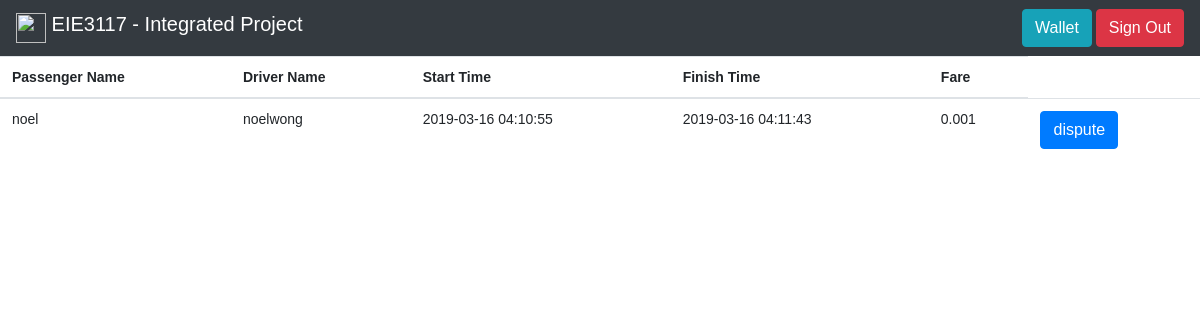
Screenshot of /passenger/history.php (signed in) with the database file from the repository.
### tables this page shows
CREATE TABLE `history` (
  `requestNo` int(11) NOT NULL,
  `passengerName` varchar(20) NOT NULL,
  `driverName` varchar(20) NOT NULL,
  `startTime` datetime NOT NULL,
  `finishTime` datetime NOT NULL,
  `fare` double NOT NULL,
  `status` int(11) NOT NULL COMMENT 'Request = 0, Confirmed = 1, Cancelled = 2, Finished = 3, Dispute = 4, Accept_dispute = 5, Reject_dispute = 6',
  `reason` varchar(200) NOT NULL
);

### passenger/history.php (the view, shortened to what this page needs)
<?php
require_once "../config.php";
?>
<!DOCTYPE html>
<html>
<head>
  <link rel="stylesheet" href="https://stackpath.bootstrapcdn.com/bootstrap/4.1.1/css/bootstrap.min.css">
</head>
<body>
  <nav class="navbar navbar-dark bg-dark sticky-top" >
      <div class="navbar-brand" >
        <a href="../home.php" class="btn_home">
          <img src="photo/polyu.png" width="30" height="30" class="d-inline-block align-top" alt="">
          EIE3117 - Integrated Project
        </a>
      </div>
      <ul class="nav justify-content-end">
        <li class="nav-item">
          <button onclick="window.location.href='.././wallet/save-wallet.php'" type="button" class="btn btn-info">Wallet</button>
         <a href="logout.php" class="btn btn-danger">Sign Out</a>
        </li>
      </ul>
  </nav>
 <table class="table table-striped table-hover">
        <thead>
            <tr>
                <th>Passenger Name</th>
                <th>Driver Name</th>
                <th>Start Time</th>
                <th>Finish Time</th>
                <th>Fare</th>
            </tr>
            <?php
$sql = "SELECT * FROM history WHERE status = 3 ";
    if($stmt = $pdo->prepare($sql)){
  $stmt->bindParam(":username", $param_username, PDO::PARAM_STR);
    if($stmt->execute())
    {
        if($stmt->rowCount() >= 1)
        {
            $records = $stmt->fetchAll();
            foreach ($records as $record) {
                echo "<tr>";
                echo "<td>";
                echo $record['passengerName'];
                echo "</td>";
                  echo "<td>";
                echo $record['driverName'];
                echo "</td>";
                echo "<td>";
                echo $record['startTime'];
                echo "</td>";
                echo "<td>";
                echo $record['finishTime'];
                echo "</td>";
                echo "<td>";
                echo $record['fare'];
                echo "</td>";
                echo "<td>";
                echo "<form action='passenger_dispute_page.php' method='post'>";
                echo "<button type='submit' class='btn btn-primary'>dispute</button>";
                echo "</form>";
                echo "</td>";
                echo "</tr>";
            }
        }
    }
}
?>
        </thead>
  </table>
</body>
</html>

### passenger/history.php (style rules this page uses)
body { font: 14px sans-serif; }
.btn_home:link { color: white; text-decoration: none; font-weight: normal }

### rows the page displays
history: passengerName "noel", driverName "noelwong", startTime "2019-03-16 04:10:55", finishTime "2019-03-16 04:11:43", fare "0.001"
